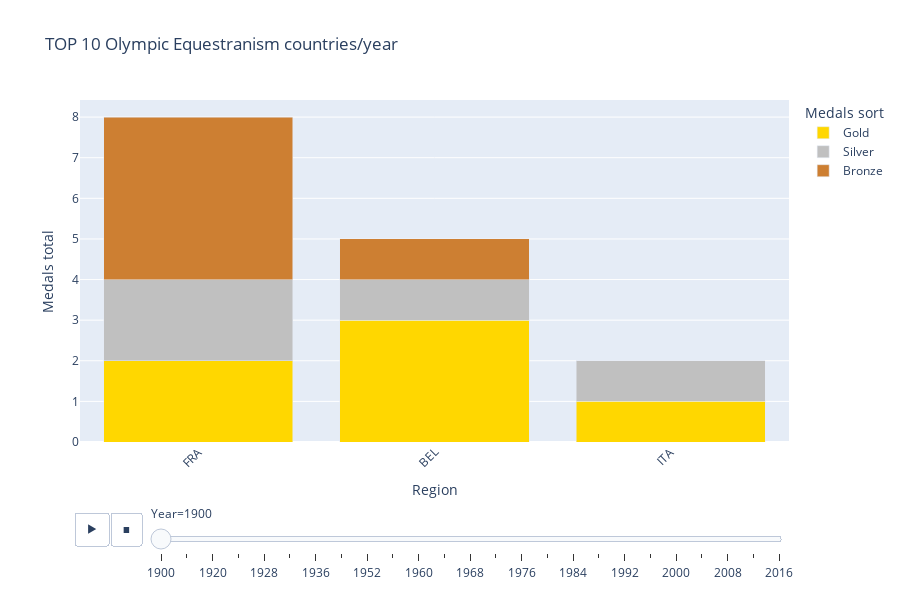

Notebook code cell kept with this figure:
### Markdown cell above
plot:

### Code cell
fig = px.bar(
    top10_per_year,
    x= "NOC",
    y=["Gold","Silver", "Bronze"],
    color_discrete_map={                       
        "Gold":"gold",
           "Silver":"silver",
           "Bronze":"#CD7F32"
           },
    animation_frame="Year",
    title="TOP 10 Olympic Equestranism countries/year",
    labels={"value": "Medals total", "NOC":"Region", "variable":"Medals sort"},
    barmode="stack"
)
# kod nedan utvecklad med hjälp av Claude (Anthropic, 2025). Konversation: 16 november 2025:
#frågan var hur jag kunde få tydligare graf.

fig.update_layout(                               
    xaxis_tickangle=-45,                         #vrider NOC text så den är lättare att läsa
    height=600,                                  # höjd på  grafen
    xaxis={'categoryorder': 'total descending'}  # Sorterar inom staplarna inom varje år från mest till minst
)
fig.show()

### Figure 1 — Plotly figure (JSON) as saved in the notebook; plotly's stock layout.template omitted (floating-point values rounded to 4 significant figures)
{"data": [{"hovertemplate": "Medals sort=Gold<br>Year=1900<br>Region=%{x}<br>Medals total=%{y}<extra></extra>", "legendgroup": "Gold", "marker": {"color": "gold", "pattern": {"shape": ""}}, "name": "Gold", "orientation": "v", "showlegend": true, "textposition": "auto", "type": "bar", "x": ["FRA", "BEL", "ITA"], "xaxis": "x", "y": [2.0, 3.0, 1.0], "yaxis": "y"}, {"hovertemplate": "Medals sort=Silver<br>Year=1900<br>Region=%{x}<br>Medals total=%{y}<extra></extra>", "legendgroup": "Silver", "marker": {"color": "silver", "pattern": {"shape": ""}}, "name": "Silver", "orientation": "v", "showlegend": true, "textposition": "auto", "type": "bar", "x": ["FRA", "BEL", "ITA"], "xaxis": "x", "y": [2.0, 1.0, 1.0], "yaxis": "y"}, {"hovertemplate": "Medals sort=Bronze<br>Year=1900<br>Region=%{x}<br>Medals total=%{y}<extra></extra>", "legendgroup": "Bronze", "marker": {"color": "#CD7F32", "pattern": {"shape": ""}}, "name": "Bronze", "orientation": "v", "showlegend": true, "textposition": "auto", "type": "bar", "x": ["FRA", "BEL", "ITA"], "xaxis": "x", "y": [4.0, 1.0, 0.0], "yaxis": "y"}], "layout": {"barmode": "stack", "height": 600, "legend": {"title": {"text": "Medals sort"}, "tracegroupgap": 0}, "sliders": [{"active": 0, "currentvalue": {"prefix": "Year="}, "len": 0.9, "pad": {"b": 10, "t": 60}, "steps": [{"args": [["1900"], {"frame": {"duration": 0, "redraw": true}, "fromcurrent": true, "mode": "immediate", "transition": {"duration": 0, "easing": "linear"}}], "label": "1900", "method": "animate"}, {"args": [["1912"], {"frame": {"duration": 0, "redraw": true}, "fromcurrent": true, "mode": "immediate", "transition": {"duration": 0, "easing": "linear"}}], "label": "1912", "method": "animate"}, {"args": [["1920"], {"frame": {"duration": 0, "redraw": true}, "fromcurrent": true, "mode": "immediate", "transition": {"duration": 0, "easing": "linear"}}], "label": "1920", "method": "animate"}, {"args": [["1924"], {"frame": {"duration": 0, "redraw": true}, "fromcurrent": true, "mode": "immediate", "transition": {"duration": 0, "easing": "linear"}}], "label": "1924", "method": "animate"}, {"args": [["1928"], {"frame": {"duration": 0, "redraw": true}, "fromcurrent": true, "mode": "immediate", "transition": {"duration": 0, "easing": "linear"}}], "label": "1928", "method": "animate"}, {"args": [["1932"], {"frame": {"duration": 0, "redraw": true}, "fromcurrent": true, "mode": "immediate", "transition": {"duration": 0, "easing": "linear"}}], "label": "1932", "method": "animate"}, {"args": [["1936"], {"frame": {"duration": 0, "redraw": true}, "fromcurrent": true, "mode": "immediate", "transition": {"duration": 0, "easing": "linear"}}], "label": "1936", "method": "animate"}, {"args": [["1948"], {"frame": {"duration": 0, "redraw": true}, "fromcurrent": true, "mode": "immediate", "transition": {"duration": 0, "easing": "linear"}}], "label": "1948", "method": "animate"}, {"args": [["1952"], {"frame": {"duration": 0, "redraw": true}, "fromcurrent": true, "mode": "immediate", "transition": {"duration": 0, "easing": "linear"}}], "label": "1952", "method": "animate"}, {"args": [["1956"], {"frame": {"duration": 0, "redraw": true}, "fromcurrent": true, "mode": "immediate", "transition": {"duration": 0, "easing": "linear"}}], "label": "1956", "method": "animate"}, {"args": [["1960"], {"frame": {"duration": 0, "redraw": true}, "fromcurrent": true, "mode": "immediate", "transition": {"duration": 0, "easing": "linear"}}], "label": "1960", "method": "animate"}, {"args": [["1964"], {"frame": {"duration": 0, "redraw": true}, "fromcurrent": true, "mode": "immediate", "transition": {"duration": 0, "easing": "linear"}}], "label": "1964", "method": "animate"}, {"args": [["1968"], {"frame": {"duration": 0, "redraw": true}, "fromcurrent": true, "mode": "immediate", "transition": {"duration": 0, "easing": "linear"}}], "label": "1968", "method": "animate"}, {"args": [["1972"], {"frame": {"duration": 0, "redraw": true}, "fromcurrent": true, "mode": "immediate", "transition": {"duration": 0, "easing": "linear"}}], "label": "1972", "method": "animate"}, {"args": [["1976"], {"frame": {"duration": 0, "redraw": true}, "fromcurrent": true, "mode": "immediate", "transition": {"duration": 0, "easing": "linear"}}], "label": "1976", "method": "animate"}, {"args": [["1980"], {"frame": {"duration": 0, "redraw": true}, "fromcurrent": true, "mode": "immediate", "transition": {"duration": 0, "easing": "linear"}}], "label": "1980", "method": "animate"}, {"args": [["1984"], {"frame": {"duration": 0, "redraw": true}, "fromcurrent": true, "mode": "immediate", "transition": {"duration": 0, "easing": "linear"}}], "label": "1984", "method": "animate"}, {"args": [["1988"], {"frame": {"duration": 0, "redraw": true}, "fromcurrent": true, "mode": "immediate", "transition": {"duration": 0, "easing": "linear"}}], "label": "1988", "method": "animate"}, {"args": [["1992"], {"frame": {"duration": 0, "redraw": true}, "fromcurrent": true, "mode": "immediate", "transition": {"duration": 0, "easing": "linear"}}], "label": "1992", "method": "animate"}, {"args": [["1996"], {"frame": {"duration": 0, "redraw": true}, "fromcurrent": true, "mode": "immediate", "transition": {"duration": 0, "easing": "linear"}}], "label": "1996", "method": "animate"}, {"args": [["2000"], {"frame": {"duration": 0, "redraw": true}, "fromcurrent": true, "mode": "immediate", "transition": {"duration": 0, "easing": "linear"}}], "label": "2000", "method": "animate"}, {"args": [["2004"], {"frame": {"duration": 0, "redraw": true}, "fromcurrent": true, "mode": "immediate", "transition": {"duration": 0, "easing": "linear"}}], "label": "2004", "method": "animate"}, {"args": [["2008"], {"frame": {"duration": 0, "redraw": true}, "fromcurrent": true, "mode": "immediate", "transition": {"duration": 0, "easing": "linear"}}], "label": "2008", "method": "animate"}, {"args": [["2012"], {"frame": {"duration": 0, "redraw": true}, "fromcurrent": true, "mode": "immediate", "transition": {"duration": 0, "easing": "linear"}}], "label": "2012", "method": "animate"}, {"args": [["2016"], {"frame": {"duration": 0, "redraw": true}, "fromcurrent": true, "mode": "immediate", "transition": {"duration": 0, "easing": "linear"}}], "label": "2016", "method": "animate"}], "x": 0.1, "xanchor": "left", "y": 0, "yanchor": "top"}], "title": {"text": "TOP 10 Olympic Equestranism countries/year"}, "updatemenus": [{"buttons": [{"args": [null, {"frame": {"duration": 500, "redraw": true}, "fromcurrent": true, "mode": "immediate", "transition": {"duration": 500, "easing": "linear"}}], "label": "&#9654;", "method": "animate"}, {"args": [[null], {"frame": {"duration": 0, "redraw": true}, "fromcurrent": true, "mode": "immediate", "transition": {"duration": 0, "easing": "linear"}}], "label": "&#9724;", "method": "animate"}], "direction": "left", "pad": {"r": 10, "t": 70}, "showactive": false, "type": "buttons", "x": 0.1, "xanchor": "right", "y": 0, "yanchor": "top"}], "xaxis": {"anchor": "y", "categoryorder": "total descending", "domain": [0, 1], "tickangle": -45, "title": {"text": "Region"}}, "yaxis": {"anchor": "x", "domain": [0, 1], "title": {"text": "Medals total"}}}}
